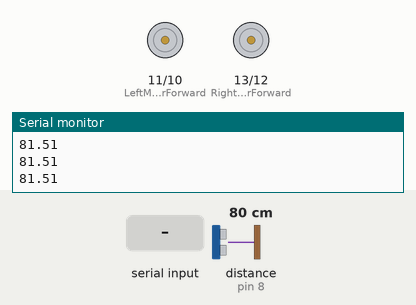
The sketch below on a simulated Arduino Uno, built with avr-gcc and run on an emulated ATmega328P. Shown: motor-driver pin pairs drawn as motors (green arrow = first pin HIGH = forward, orange = second pin HIGH = backward, longer = more drive), the last lines printed to the serial monitor. Wiring (inferred from the names in the program): ultrasonic range finder: trigger pin 7; echo pin 8. Inputs (shaded band) come from the test bench; at power-on: distance to the obstacle (sensor on pin 8) 80 cm. The echo pulse lasts 58.3 µs per cm.

Above: at 1.2 s.
1.3 s: "d" received over Serial
At 2.3 s:
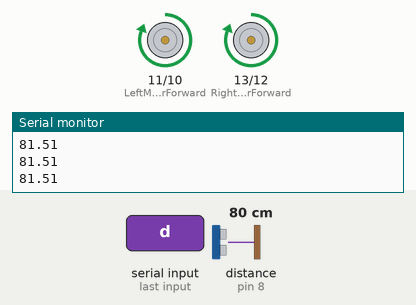
2.8 s: "e" received over Serial
At 4.0 s:
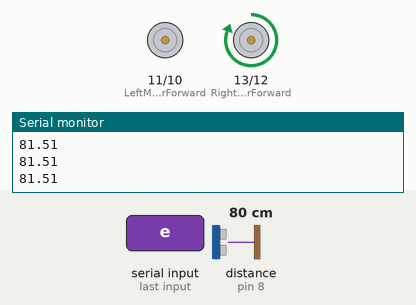
4.3 s: "f" received over Serial
At 5.0 s:
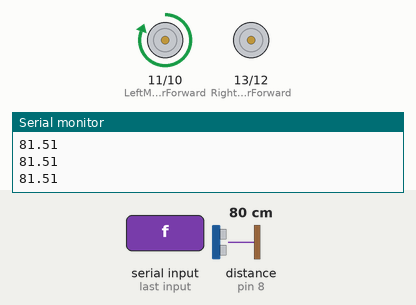
5.8 s: "g" received over Serial
At 6.1 s:
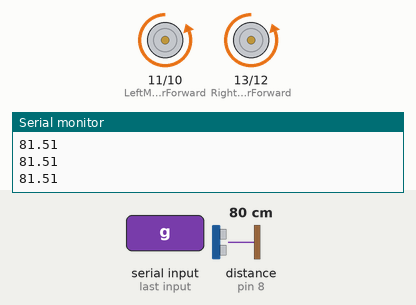
7.3 s: distance to the obstacle (sensor on pin 8) set to 16 cm
8.8 s: distance to the obstacle (sensor on pin 8) set to 13 cm
Timing chart, 0 to 11.7 s (numbered marks = the images above; inputs shaded):
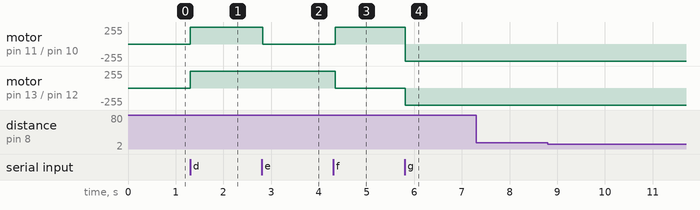

Measured:
- after the input at 1.3 s, motor on pin 11 (LeftMotorForward) / pin 10 (LeftMotorReverse), motor on pin 13 (RightMotorForward) / pin 12 (RightMotorReverse): stopped → forward 255/255 at once
- after the input at 2.8 s, motor on pin 11 (LeftMotorForward) / pin 10 (LeftMotorReverse): forward 255/255 → stopped at once
- after the input at 4.3 s, motor on pin 11 (LeftMotorForward) / pin 10 (LeftMotorReverse): stopped → forward 255/255 after 0.05 s; motor on pin 13 (RightMotorForward) / pin 12 (RightMotorReverse): forward 255/255 → stopped after 0.05 s
- after the input at 5.8 s, motor on pin 11 (LeftMotorForward) / pin 10 (LeftMotorReverse): forward 255/255 → backward 255/255 at once; motor on pin 13 (RightMotorForward) / pin 12 (RightMotorReverse): stopped → backward 255/255 at once

The sketch:

car_control.ino
```cpp
int RightMotorForward=13;
int RightMotorReverse=12;

int LeftMotorForward =11;
int LeftMotorReverse =10;

const int trig_front = 7;
const int echo_front = 8;

int recValue;
long timer_front;
float dist_front;

void setup()
{
  pinMode(trig_front, OUTPUT);
  pinMode(RightMotorForward, OUTPUT);
  pinMode(RightMotorReverse, OUTPUT);
  pinMode(LeftMotorForward, OUTPUT);
  pinMode(LeftMotorReverse, OUTPUT);
  Serial.begin(9600);
}

void loop()
{
  digitalWrite(trig_front,HIGH);
  delayMicroseconds(1000);
  digitalWrite(trig_front,LOW);
  timer_front=pulseIn(echo_front,HIGH);
  dist_front=(timer_front/2)/28.5;

  if (dist_front <= 15)
  {
    Serial.println("Carpmak Uzeresin");
    delay(50);
  }
  else if (dist_front > 15)
  {
    Serial.println(dist_front);
    delay(50);
  }

  if(Serial.available())
  {
      recValue = Serial.read();

      if (recValue == 100) //  FORWARD
      {
        digitalWrite(RightMotorForward, HIGH);
        digitalWrite(LeftMotorForward , HIGH);
        digitalWrite(RightMotorReverse,LOW);
        digitalWrite(LeftMotorReverse,LOW);
        delay(50);
      }
      else if (recValue == 101) //  right
      {
        digitalWrite(RightMotorForward, HIGH);
        digitalWrite(LeftMotorForward , LOW);
        digitalWrite(RightMotorReverse,LOW);
        digitalWrite(LeftMotorReverse,LOW);
        delay(50);
      }
      else if (recValue == 102) //  left
      {
        digitalWrite(RightMotorForward, LOW);
        digitalWrite(LeftMotorForward , HIGH);
        digitalWrite(RightMotorReverse,LOW);
        digitalWrite(LeftMotorReverse,LOW);
        delay(50);
      }
      else if (recValue == 103) //  back
      {
        digitalWrite(RightMotorForward, LOW);
        digitalWrite(LeftMotorForward , LOW);
        digitalWrite(RightMotorReverse,HIGH);
        digitalWrite(LeftMotorReverse,HIGH);
        delay(50);
      }
      else if (recValue == 105) //  stop
      {
        digitalWrite(RightMotorForward, LOW);
        digitalWrite(LeftMotorForward , LOW);
        digitalWrite(RightMotorReverse,LOW);
        digitalWrite(LeftMotorReverse,LOW);
        delay(50);
      }
  }
}
```
